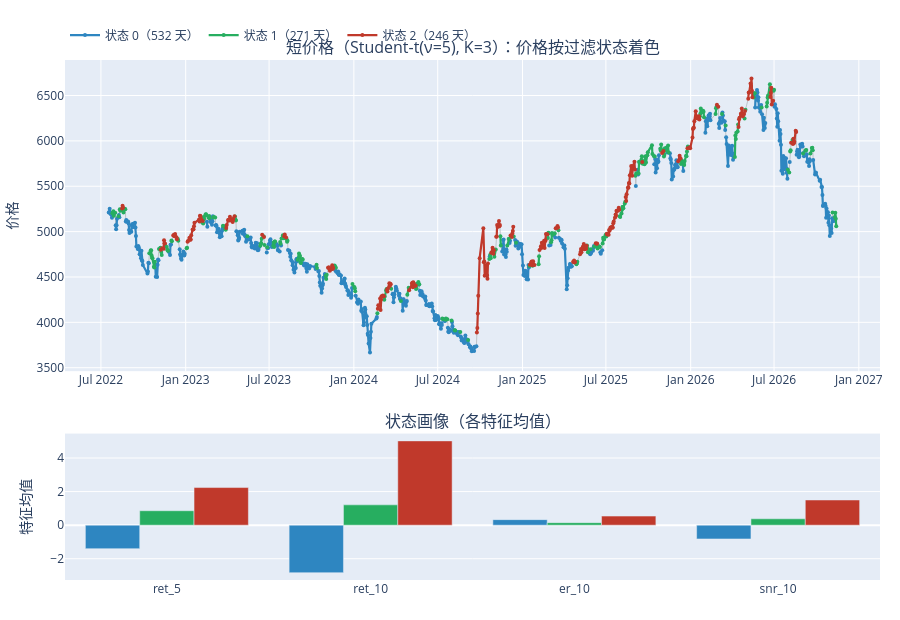

This figure's notebook cell:
### Markdown cell above
## 一、短价格（Student-t, K=3）

### Code cell
plot_states('短价格').show()

### Figure 1 — Plotly figure (JSON) as saved in the notebook; plotly's stock layout.template omitted (floating-point values rounded to 4 significant figures; data arrays with more than 128 entries replaced by an {"elided": "..."} marker saying what was removed)
{"data": [{"line": {"color": "#BDC3C7", "width": 1}, "mode": "lines", "name": "价格", "showlegend": false, "type": "scatter", "x": {"elided": "1049 str values"}, "xaxis": "x", "y": {"elided": "1049 float values"}, "yaxis": "y"}, {"line": {"color": "#2E86C1", "width": 2.2}, "marker": {"color": "#2E86C1", "size": 4}, "mode": "lines+markers", "name": "状态 0（532 天）", "type": "scatter", "x": {"elided": "1049 str values"}, "xaxis": "x", "y": {"elided": "1049 float values"}, "yaxis": "y"}, {"line": {"color": "#27AE60", "width": 2.2}, "marker": {"color": "#27AE60", "size": 4}, "mode": "lines+markers", "name": "状态 1（271 天）", "type": "scatter", "x": {"elided": "1049 str values"}, "xaxis": "x", "y": {"elided": "1049 float values"}, "yaxis": "y"}, {"line": {"color": "#C0392B", "width": 2.2}, "marker": {"color": "#C0392B", "size": 4}, "mode": "lines+markers", "name": "状态 2（246 天）", "type": "scatter", "x": {"elided": "1049 str values"}, "xaxis": "x", "y": {"elided": "1049 float values"}, "yaxis": "y"}, {"marker": {"color": "#2E86C1"}, "name": "状态 0", "showlegend": false, "type": "bar", "x": ["ret_5", "ret_10", "er_10", "snr_10"], "xaxis": "x2", "y": [-1.4, -2.83, 0.33, -0.82], "yaxis": "y2"}, {"marker": {"color": "#27AE60"}, "name": "状态 1", "showlegend": false, "type": "bar", "x": ["ret_5", "ret_10", "er_10", "snr_10"], "xaxis": "x2", "y": [0.86, 1.21, 0.15, 0.38], "yaxis": "y2"}, {"marker": {"color": "#C0392B"}, "name": "状态 2", "showlegend": false, "type": "bar", "x": ["ret_5", "ret_10", "er_10", "snr_10"], "xaxis": "x2", "y": [2.24, 5.02, 0.54, 1.5], "yaxis": "y2"}], "layout": {"annotations": [{"font": {"size": 16}, "showarrow": false, "text": "短价格（Student-t(ν=5), K=3）：价格按过滤状态着色", "x": 0.5, "xanchor": "center", "xref": "paper", "y": 1, "yanchor": "bottom", "yref": "paper"}, {"font": {"size": 16}, "showarrow": false, "text": "状态画像（各特征均值）", "x": 0.5, "xanchor": "center", "xref": "paper", "y": 0.2816, "yanchor": "bottom", "yref": "paper"}], "height": 620, "hovermode": "x unified", "legend": {"orientation": "h", "y": 1.02, "yanchor": "bottom"}, "margin": {"b": 40, "l": 40, "r": 20, "t": 60}, "xaxis": {"anchor": "y", "domain": [0, 1]}, "xaxis2": {"anchor": "y2", "domain": [0, 1]}, "yaxis": {"anchor": "x", "domain": [0.4016, 1], "title": {"text": "价格"}}, "yaxis2": {"anchor": "x2", "domain": [0, 0.2816], "title": {"text": "特征均值"}}}}
